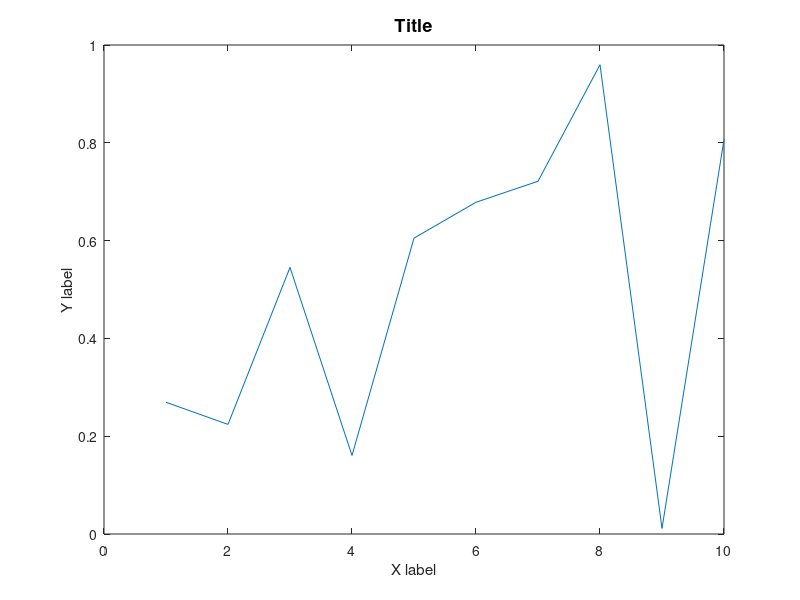

This chart was generated by the following MATLAB code: (Note: this script raises an error after producing the figure.)
clear, clc, close all;

% Create figure
figure_handle = figure;
plot(1:10, rand(1, 10));
xlabel('X label');
ylabel('Y label');
title_text = 'Title';
title(title_text, 'FontSize', 13);

% Scale the figure
pos = get(gcf, 'Position');
scale = 0.7;
set(gcf, 'Position', [pos(1), pos(2), pos(3)*scale, pos(4)*scale]);

% Specify the folder name where the figure will be saved
folder_name = 'figures';

% Specify the filename for the saved figure (without extension)
figure_name = 'figure_1';  

% Set the resolution for the exported figure (in DPI)
resolution = 300; 

% Call custom function to export the figure
export_graphics(figure_handle, folder_name, figure_name, resolution);
